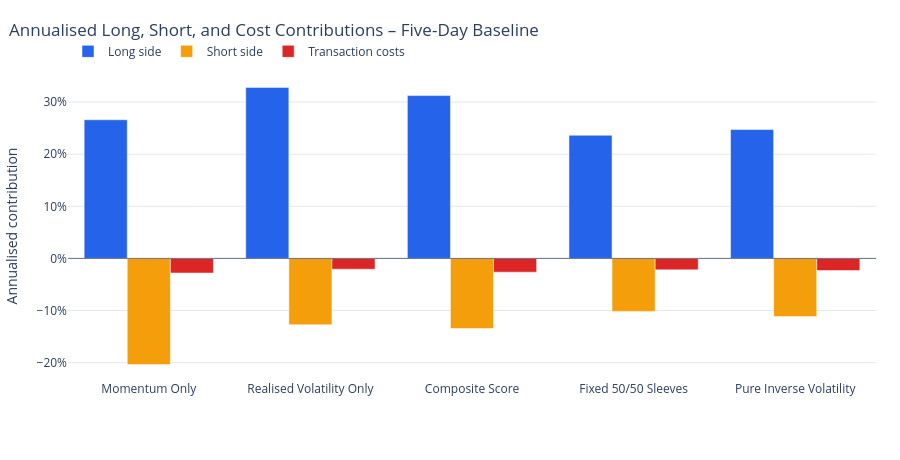

The code cell stored with this chart in its notebook:
### Code cell
display(
    build_side_cost_attribution_figure(
        side_cost_attribution,
        title="Annualised Long, Short, and Cost Contributions – Five-Day Baseline",
    )
)

### Figure 1 — Plotly figure (JSON) as saved in the notebook; plotly's stock layout.template omitted (floating-point values rounded to 4 significant figures)
{"data": [{"hovertemplate": "%{x}<br>Long side: %{y:.2%}<extra></extra>", "marker": {"color": "#2563EB"}, "name": "Long side", "type": "bar", "x": ["Momentum Only", "Realised Volatility Only", "Composite Score", "Fixed 50/50 Sleeves", "Pure Inverse Volatility"], "y": [0.2661, 0.3282, 0.3124, 0.2363, 0.2473]}, {"hovertemplate": "%{x}<br>Short side: %{y:.2%}<extra></extra>", "marker": {"color": "#F59E0B"}, "name": "Short side", "type": "bar", "x": ["Momentum Only", "Realised Volatility Only", "Composite Score", "Fixed 50/50 Sleeves", "Pure Inverse Volatility"], "y": [-0.2037, -0.1274, -0.1345, -0.1016, -0.1116]}, {"hovertemplate": "%{x}<br>Transaction costs: %{y:.2%}<extra></extra>", "marker": {"color": "#DC2626"}, "name": "Transaction costs", "type": "bar", "x": ["Momentum Only", "Realised Volatility Only", "Composite Score", "Fixed 50/50 Sleeves", "Pure Inverse Volatility"], "y": [-0.02808, -0.02069, -0.02637, -0.02195, -0.02328]}], "layout": {"barmode": "group", "height": 460, "hovermode": "x unified", "legend": {"orientation": "h", "x": 0.0, "xanchor": "left", "y": 1.02, "yanchor": "bottom"}, "margin": {"b": 80, "l": 64, "r": 24, "t": 72}, "shapes": [{"line": {"color": "#64748B", "width": 1.0}, "type": "line", "x0": 0, "x1": 1, "xref": "x domain", "y0": 0.0, "y1": 0.0, "yref": "y"}], "title": {"text": "Annualised Long, Short, and Cost Contributions – Five-Day Baseline", "x": 0.01, "xanchor": "left"}, "xaxis": {"showgrid": false, "title": {"text": ""}}, "yaxis": {"gridcolor": "#E2E8F0", "tickformat": ".0%", "title": {"text": "Annualised contribution"}, "zeroline": false}}}
